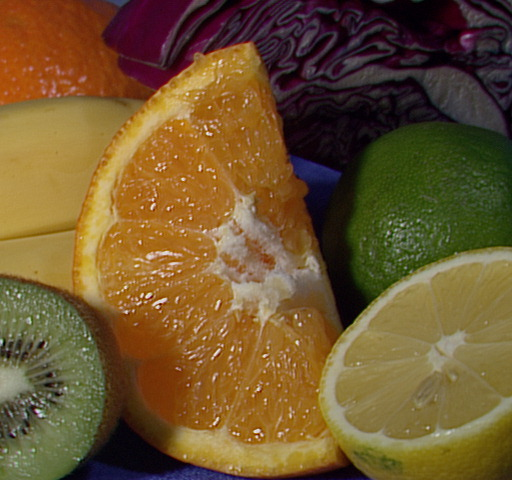
#> input picture fruits.jpg, 512 x 480 px
$ python Histogram_Equalization.py
#> lines starting #> are read from the running program, lines starting #| are printed output that depends on the picture
import numpy as np
import cv2 as cv
from matplotlib import pyplot as plt
img = cv.imread('fruits.jpg', 0)
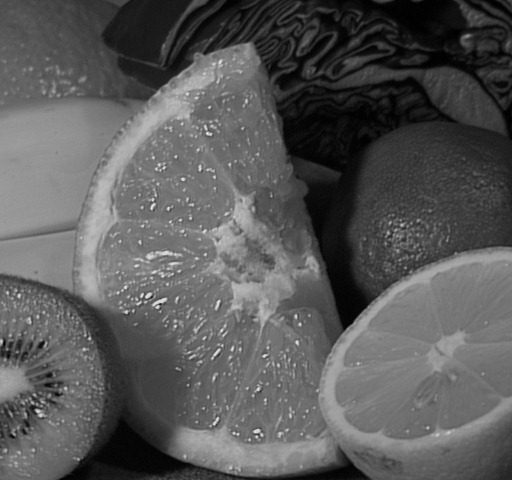
#> img: shape (480, 512); min 0, max 238, mean 88.7
hist, bins = np.histogram(img.flatten(), 256, [0, 256])
#> hist = 256 values, max 2883 at index 116, min 0 at index 232, mean 960; bins = 257 values from 0 to 256
cdf = hist.cumsum()
#> cdf = 256 values from 80 to 245760
cdf_normalized = cdf * float(hist.max()) / cdf.max()
#> cdf_normalized = 256 values from 0.938 to 2883
plt.plot(cdf_normalized, color='b')
plt.hist(img.flatten(), 256, [0, 256], color='r')
plt.xlim([0, 256])
plt.legend(('cdf', 'histogram'), loc='upper left')
plt.show()
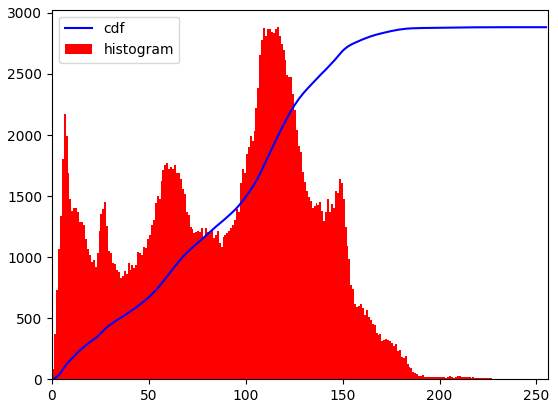
#> figure drawn by matplotlib, 1 panel; tallest bar 2883 high, from x = 116 to 117; curve peaks at x = 238, y = 2883
img = cv.imread('fruits.jpg', 0)
equ = cv.equalizeHist(img)
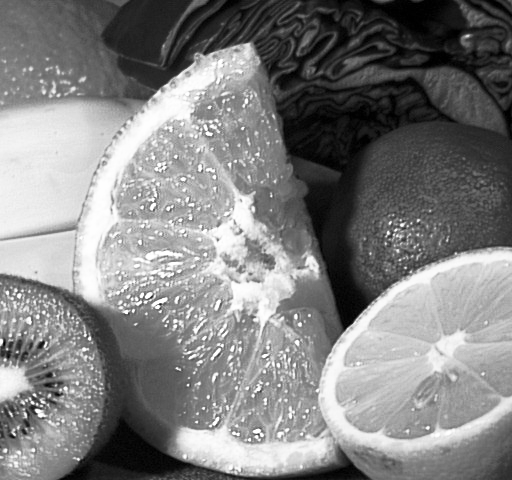
#> equ: shape (480, 512); min 0, max 255, mean 128.3
res = np.hstack((img, equ))
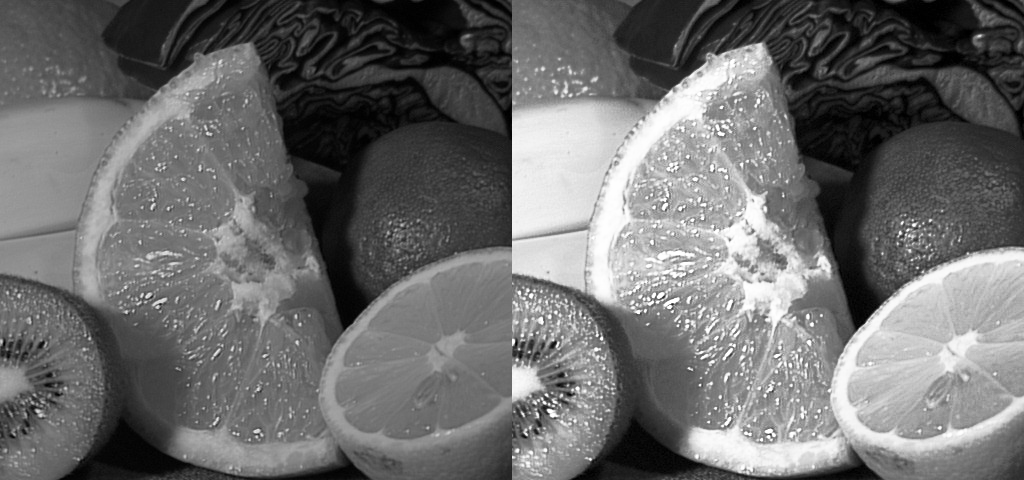
#> res: shape (480, 1024); min 0, max 255, mean 108.5
cv.imwrite('res.png', res)
